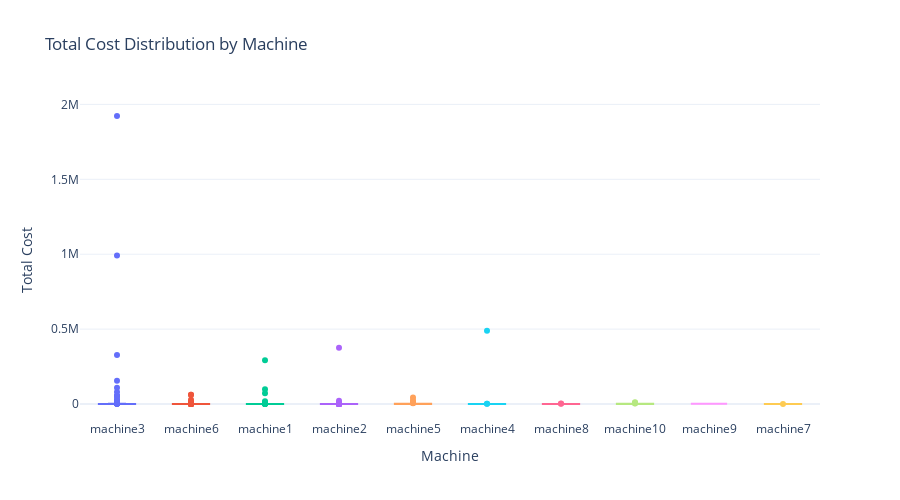

The cell this chart's notebook holds for it:
### Code cell
fig4 = px.box(merged_data, x='Désignation', y='Total_Cost',
              color='Désignation',
              title='Total Cost Distribution by Machine',
              template='plotly_white')

fig4.update_layout(
    xaxis_title='Machine',
    yaxis_title='Total Cost',
    showlegend=False,
    height=500
)
fig4.show()

### Figure 1 — Plotly figure (JSON) as saved in the notebook; plotly's stock layout.template omitted (floating-point values rounded to 4 significant figures; data arrays with more than 128 entries replaced by an {"elided": "..."} marker saying what was removed)
{"data": [{"alignmentgroup": "True", "hovertemplate": "Désignation=%{x}<br>Total_Cost=%{y}<extra></extra>", "legendgroup": "machine3", "marker": {"color": "#636efa"}, "name": "machine3", "notched": false, "offsetgroup": "machine3", "orientation": "v", "showlegend": true, "type": "box", "x": {"elided": "246 str values"}, "x0": " ", "xaxis": "x", "y": {"elided": "246 float values"}, "y0": " ", "yaxis": "y"}, {"alignmentgroup": "True", "hovertemplate": "Désignation=%{x}<br>Total_Cost=%{y}<extra></extra>", "legendgroup": "machine6", "marker": {"color": "#EF553B"}, "name": "machine6", "notched": false, "offsetgroup": "machine6", "orientation": "v", "showlegend": true, "type": "box", "x": {"elided": "197 str values"}, "x0": " ", "xaxis": "x", "y": {"elided": "197 float values"}, "y0": " ", "yaxis": "y"}, {"alignmentgroup": "True", "hovertemplate": "Désignation=%{x}<br>Total_Cost=%{y}<extra></extra>", "legendgroup": "machine1", "marker": {"color": "#00cc96"}, "name": "machine1", "notched": false, "offsetgroup": "machine1", "orientation": "v", "showlegend": true, "type": "box", "x": {"elided": "233 str values"}, "x0": " ", "xaxis": "x", "y": {"elided": "233 float values"}, "y0": " ", "yaxis": "y"}, {"alignmentgroup": "True", "hovertemplate": "Désignation=%{x}<br>Total_Cost=%{y}<extra></extra>", "legendgroup": "machine2", "marker": {"color": "#ab63fa"}, "name": "machine2", "notched": false, "offsetgroup": "machine2", "orientation": "v", "showlegend": true, "type": "box", "x": {"elided": "219 str values"}, "x0": " ", "xaxis": "x", "y": {"elided": "219 float values"}, "y0": " ", "yaxis": "y"}, {"alignmentgroup": "True", "hovertemplate": "Désignation=%{x}<br>Total_Cost=%{y}<extra></extra>", "legendgroup": "machine5", "marker": {"color": "#FFA15A"}, "name": "machine5", "notched": false, "offsetgroup": "machine5", "orientation": "v", "showlegend": true, "type": "box", "x": ["machine5", "machine5", "machine5", "machine5", "machine5", "machine5", "machine5", "machine5", "machine5", "machine5", "machine5", "machine5", "machine5", "machine5", "machine5", "machine5", "machine5", "machine5", "machine5", "machine5", "machine5", "machine5", "machine5", "machine5", "machine5", "machine5", "machine5", "machine5", "machine5", "machine5", "machine5", "machine5", "machine5"], "x0": " ", "xaxis": "x", "y": [155.9, 80.0, 5041.0, 7173.0, 10.89, 25.78, 230.1, 1121.0, 6.0, 185.6, 42.5, 103.7, 1140.0, 6741.0, 12470.0, 108.2, 210.0, 67.55, 46.68, 6.33, 42840.0, 69.72, 36.53, 1533.0, 430.0, 48.86, 258.3, 14020.0, 432.6, 39.72, 235.0, 24790.0, 14.17], "y0": " ", "yaxis": "y"}, {"alignmentgroup": "True", "hovertemplate": "Désignation=%{x}<br>Total_Cost=%{y}<extra></extra>", "legendgroup": "machine4", "marker": {"color": "#19d3f3"}, "name": "machine4", "notched": false, "offsetgroup": "machine4", "orientation": "v", "showlegend": true, "type": "box", "x": ["machine4", "machine4", "machine4", "machine4", "machine4", "machine4", "machine4", "machine4", "machine4", "machine4", "machine4", "machine4", "machine4", "machine4", "machine4", "machine4", "machine4", "machine4", "machine4", "machine4", "machine4", "machine4", "machine4", "machine4", "machine4", "machine4", "machine4", "machine4", "machine4", "machine4", "machine4", "machine4", "machine4", "machine4", "machine4", "machine4", "machine4", "machine4", "machine4", "machine4", "machine4", "machine4", "machine4", "machine4", "machine4", "machine4", "machine4", "machine4", "machine4", "machine4", "machine4", "machine4", "machine4", "machine4", "machine4", "machine4", "machine4", "machine4", "machine4", "machine4", "machine4", "machine4", "machine4", "machine4", "machine4", "machine4", "machine4", "machine4", "machine4", "machine4", "machine4", "machine4", "machine4", "machine4", "machine4", "machine4", "machine4", "machine4", "machine4", "machine4", "machine4", "machine4", "machine4", "machine4", "machine4", "machine4", "machine4", "machine4", "machine4", "machine4", "machine4", "machine4", "machine4", "machine4", "machine4", "machine4", "machine4", "machine4", "machine4", "machine4", "machine4", "machine4", "machine4", "machine4", "machine4", "machine4", "machine4", "machine4", "machine4", "machine4", "machine4", "machine4"], "x0": " ", "xaxis": "x", "y": [44.44, 1.39, 335.4, 338.2, 336.8, 7.64, 4.17, 8.32, 0.0, 1.39, 0.0, 8.33, 0.0, 334.7, 7.64, 41.64, 270.8, 168.0, 0.0, 8.34, 22.92, 2.78, 5.56, 66.64, 4.17, 358.4, 8.34, 399.8, 5.55, 393.5, 0.0, 795.3, 4.17, 3.47, 4.17, 72.2, 2.78, 2.08, 0.0, 807.8, 16.68, 12.51, 1.39, 337.5, 22.2, 1400.0, 5.55, 397.6, 2.08, 355.6, 9.72, 397.6, 5.56, 16.68, 395.1, 11.12, 795.3, 44.43, 332.6, 2.08, 61.1, 489600.0, 5.56, 336.8, 332.6, 2.78, 336.8, 341.0, 18.06, 332.6, 0.0, 5.56, 2.78, 335.4, 0.0, 0.0, 401.8, 16.68, 338.2, 0.0, 4.17, 687.5, 0.0, 2.78, 22.65, 3.47, 9.72, 172.2, 16.68, 25.0, 12.48, 4.86, 5.56, 0.0, 814.7, 36.13, 2.78, 0.0, 8.32, 33.32, 2.78, 332.6, 16.66, 132.0, 1023.0, 332.6, 8.34, 6.93, 2.78, 3.47, 0.0, 24.99], "y0": " ", "yaxis": "y"}, {"alignmentgroup": "True", "hovertemplate": "Désignation=%{x}<br>Total_Cost=%{y}<extra></extra>", "legendgroup": "machine8", "marker": {"color": "#FF6692"}, "name": "machine8", "notched": false, "offsetgroup": "machine8", "orientation": "v", "showlegend": true, "type": "box", "x": ["machine8", "machine8", "machine8", "machine8", "machine8", "machine8", "machine8", "machine8", "machine8", "machine8", "machine8", "machine8", "machine8", "machine8"], "x0": " ", "xaxis": "x", "y": [3494.0, 338.5, 116.5, 2384.0, 7.39, 145.9, 549.9, 210.0, 61.02, 18.78, 96.3, 36.0, 508.6, 283.6], "y0": " ", "yaxis": "y"}, {"alignmentgroup": "True", "hovertemplate": "Désignation=%{x}<br>Total_Cost=%{y}<extra></extra>", "legendgroup": "machine10", "marker": {"color": "#B6E880"}, "name": "machine10", "notched": false, "offsetgroup": "machine10", "orientation": "v", "showlegend": true, "type": "box", "x": ["machine10", "machine10", "machine10", "machine10", "machine10", "machine10", "machine10", "machine10", "machine10", "machine10", "machine10", "machine10", "machine10", "machine10", "machine10", "machine10", "machine10", "machine10", "machine10"], "x0": " ", "xaxis": "x", "y": [38.22, 8279.0, 3940.0, 56.68, 112.5, 12.08, 61.68, 23.33, 161.1, 21.47, 161.7, 482.5, 198.5, 136.7, 5402.0, 27.77, 1421.0, 62.02, 12310.0], "y0": " ", "yaxis": "y"}, {"alignmentgroup": "True", "hovertemplate": "Désignation=%{x}<br>Total_Cost=%{y}<extra></extra>", "legendgroup": "machine9", "marker": {"color": "#FF97FF"}, "name": "machine9", "notched": false, "offsetgroup": "machine9", "orientation": "v", "showlegend": true, "type": "box", "x": ["machine9"], "x0": " ", "xaxis": "x", "y": [2159.0], "y0": " ", "yaxis": "y"}, {"alignmentgroup": "True", "hovertemplate": "Désignation=%{x}<br>Total_Cost=%{y}<extra></extra>", "legendgroup": "machine7", "marker": {"color": "#FECB52"}, "name": "machine7", "notched": false, "offsetgroup": "machine7", "orientation": "v", "showlegend": true, "type": "box", "x": ["machine7", "machine7", "machine7", "machine7", "machine7", "machine7", "machine7", "machine7", "machine7", "machine7", "machine7", "machine7", "machine7", "machine7", "machine7"], "x0": " ", "xaxis": "x", "y": [112.5, 4.72, 3.47, 93.5, 355.4, 36.1, 12.5, 83.32, 4.17, 41.68, 216.6, 4.17, 29.16, 12.5, 25.02], "y0": " ", "yaxis": "y"}], "layout": {"boxmode": "overlay", "height": 500, "legend": {"title": {"text": "Désignation"}, "tracegroupgap": 0}, "showlegend": false, "title": {"text": "Total Cost Distribution by Machine"}, "xaxis": {"anchor": "y", "categoryarray": ["machine3", "machine6", "machine1", "machine2", "machine5", "machine4", "machine8", "machine10", "machine9", "machine7"], "categoryorder": "array", "domain": [0, 1], "title": {"text": "Machine"}}, "yaxis": {"anchor": "x", "domain": [0, 1], "title": {"text": "Total Cost"}}}}
